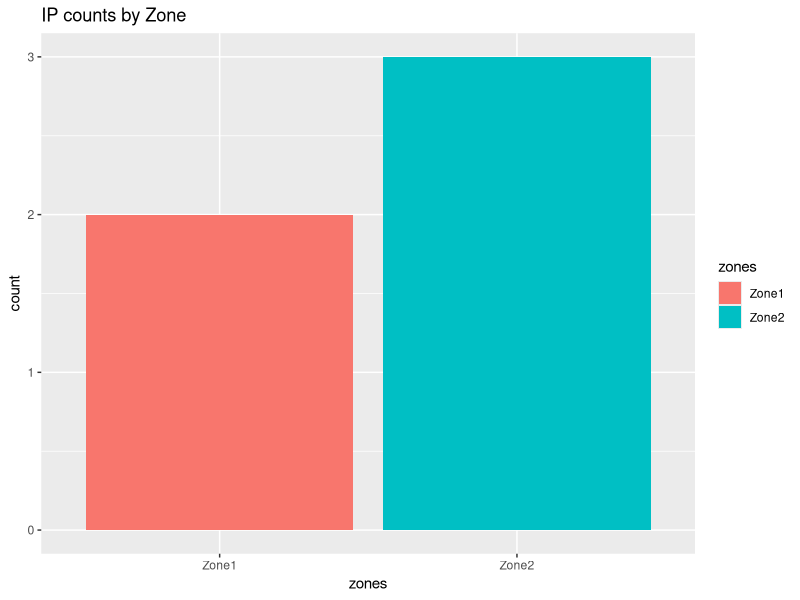
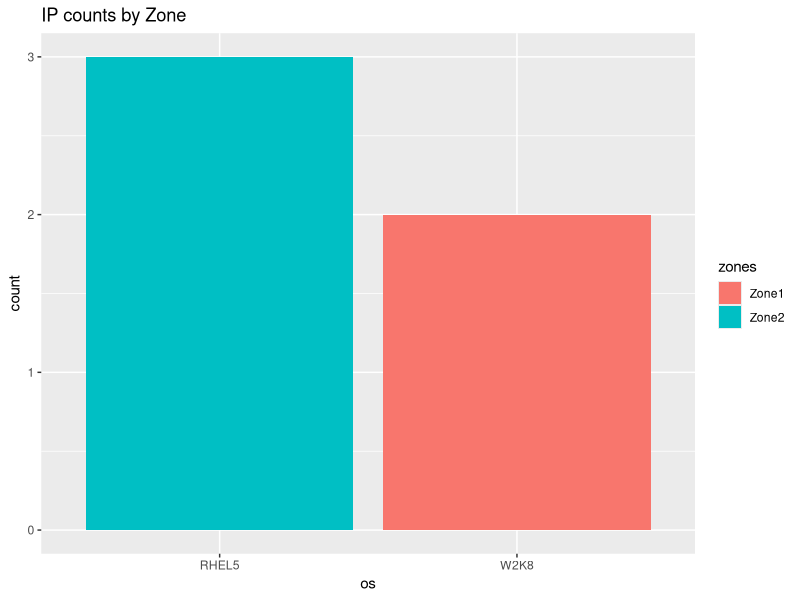
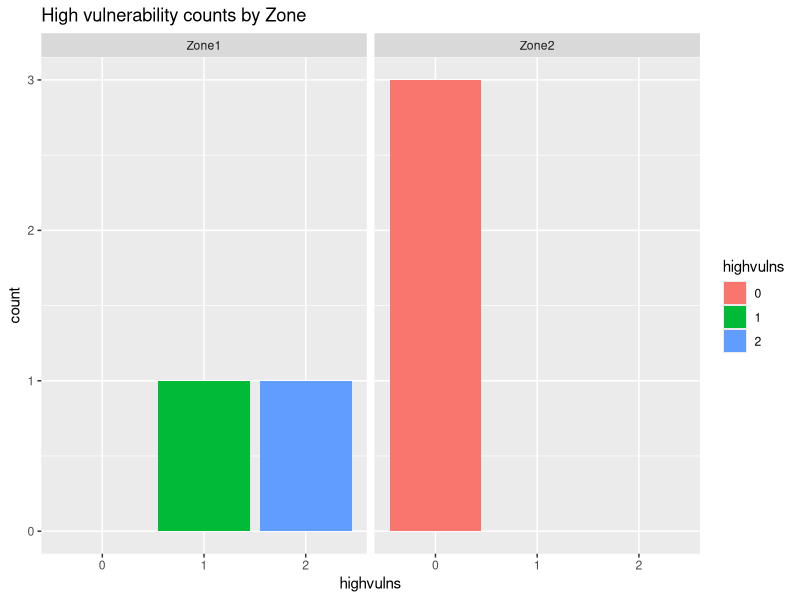

Generate these figures, in order, with R: (Note: this script raises an error after producing the figures.)
## ---- chunk 1

# create a new data frame of hosts & high vuln counts
assets.df <- data.frame(
  name=c("danube","gander","ganges","mekong","orinoco"),
  os=c("W2K8","RHEL5","W2K8","RHEL5","RHEL5"),
  highvulns=c(1,0,2,0,0))
#Let us now take a look at the data frame assets.df
View(assets.df)
#Describe our data frame in a few words
## ---- chunk 2
# take a look at the data frame structure & contents
str(assets.df)
head(assets.df)
assets.df[,2]
# show a "slice" just the operating systems 

## ---- chunk 3
# by default R creates "factors" for categorical data so
# we use as.character() to expand the factors out
head(assets.df$os)
#Explain the output

## ---- chunk 4
# add a new column
assets.df$ip <- c("192.168.1.5","10.2.7.5","192.168.1.7",
                     "10.2.7.6", "10.2.7.7")

## ---- chunk 5
# extract only nodes with more than one high vulnerabilty
head(assets.df[assets.df$highvulns>1,])

## ---- chunk 6
# create a 'zones' column based on prefix IP value
assets.df$zones <- ifelse(grepl("^192",assets.df$ip),"Zone1","Zone2")
## ---- chunk 7

head(assets.df)
## ---- chunk 8
install.packages("ggplot2")
library(ggplot2)

## ---- chunk 9
assets.df$highvulns<-as.factor(assets.df$highvulns)
p<-ggplot(data=assets.df,aes())+geom_bar(aes(zones,fill=zones))+labs(title="IP counts by Zone")
p
## ---- chunk 10
assets.df$highvulns<-as.factor(assets.df$highvulns)
p<-ggplot(data=assets.df,aes())+geom_bar(aes(os,fill=zones))+labs(title="IP counts by Zone")#Nice graph
p
## ---- chunk 11
assets.df$highvulns<-as.factor(assets.df$highvulns)
p<-ggplot(data=assets.df,aes())+geom_bar(aes(highvulns,fill=highvulns))+facet_grid(~zones)+labs(title="High vulnerability counts by Zone")
p
## ---- chunk 12
log(10)
log10(10)
log(2.72)
log10(2.72)
ln(1)
log(5)
ln(5)

log10(216)

sqrt(pi)

survey <-c("Yes", "No", "Yes", "Yes", "Yes", "Yes", "No", "No", "No", "Yes", "No", "Yes", "No", "No", "Yes")
table(survey)
inf<-c(120,70,65,105,134,34,45,98,12,56,23,46,76,59,54)
summary(inf)
sd(inf)
exam1 <-data.frame(name=c("america","australia","africa","europe","asia"),os=c("W2K8","RHEL5","W2K8","RHEL5","RHEL5"),highvulns=c(1,0,2,0,0),ip=c("192.168.1.5","10.2.7.5","192.168.1.7","10.2.7.6", "10.2.7.7"))
View(exam1)
# extract only nodes with more than one high vulnerabilty
head(assets.df[assets.df$highvulns>1,])
# create a 'zones' column based on prefix IP value
exam1$zones <- ifelse(grepl("^192",exam1$ip),"Zone1","Zone2")
